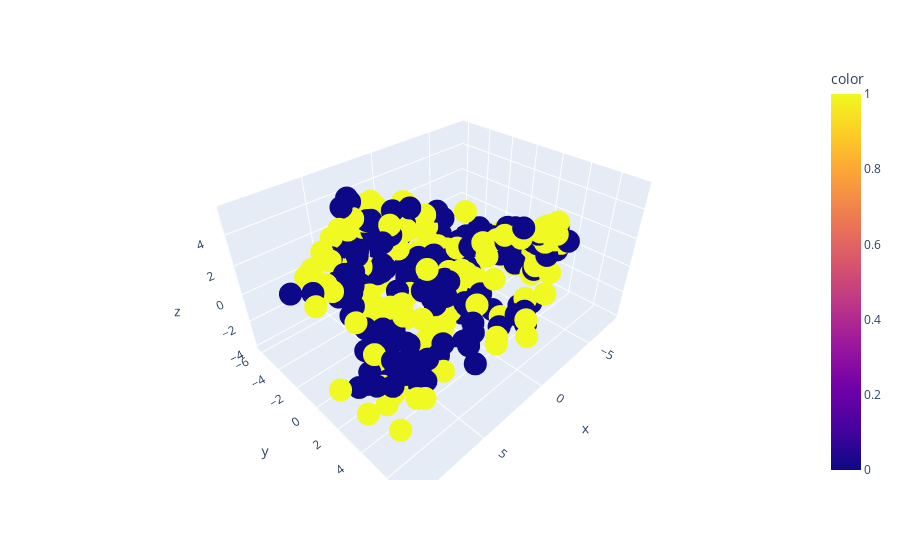

Notebook source saved alongside this figure:
### Code cell
px.scatter_3d(x=x_testdf.iloc[:,0],y=x_testdf.iloc[:,1],z=x_testdf.iloc[:,2], color= y_pred)

### Figure 1 — Plotly figure (JSON) as saved in the notebook; plotly's stock layout.template omitted (floating-point values rounded to 4 significant figures; data arrays with more than 128 entries replaced by an {"elided": "..."} marker saying what was removed)
{"data": [{"hovertemplate": "x=%{x}<br>y=%{y}<br>z=%{z}<br>color=%{marker.color}<extra></extra>", "legendgroup": "", "marker": {"color": {"elided": "404 int values"}, "coloraxis": "coloraxis", "symbol": "circle"}, "mode": "markers", "name": "", "scene": "scene", "showlegend": false, "type": "scatter3d", "x": {"elided": "404 float values"}, "y": {"elided": "404 float values"}, "z": {"elided": "404 float values"}}], "layout": {"coloraxis": {"colorbar": {"title": {"text": "color"}}, "colorscale": [[0, "#0d0887"], [0.1111, "#46039f"], [0.2222, "#7201a8"], [0.3333, "#9c179e"], [0.4444, "#bd3786"], [0.5556, "#d8576b"], [0.6667, "#ed7953"], [0.7778, "#fb9f3a"], [0.8889, "#fdca26"], [1, "#f0f921"]]}, "legend": {"tracegroupgap": 0}, "margin": {"t": 60}, "scene": {"domain": {"x": [0, 1], "y": [0, 1]}, "xaxis": {"title": {"text": "x"}}, "yaxis": {"title": {"text": "y"}}, "zaxis": {"title": {"text": "z"}}}}}
